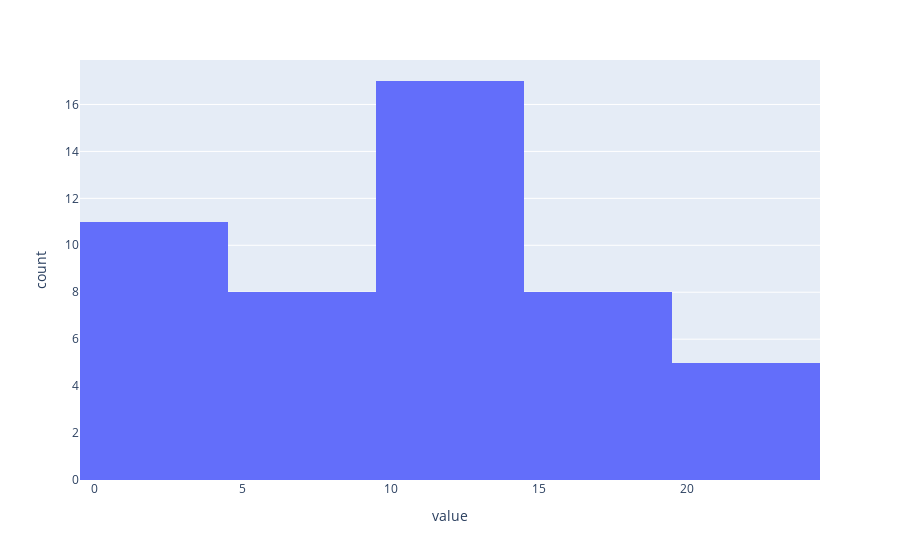

The cell this chart's notebook holds for it:
### Code cell
import plotly.express as px

last_session_df = roll_df[roll_df['time'] > datetime(2021,5,28)]
print(len(last_session_df))

monti_df =  last_session_df[last_session_df['character'] == 'Monti']
print(monti_df)

fig = px.histogram(last_session_df, x="value")
fig.show()

### Figure 1 — Plotly figure (JSON) as saved in the notebook; plotly's stock layout.template omitted (floating-point values rounded to 4 significant figures)
{"data": [{"alignmentgroup": "True", "bingroup": "x", "hovertemplate": "value=%{x}<br>count=%{y}<extra></extra>", "legendgroup": "", "marker": {"color": "#636efa", "pattern": {"shape": ""}}, "name": "", "offsetgroup": "", "orientation": "v", "showlegend": false, "type": "histogram", "x": [4, 10, 10, 9, 16, 13, 2, 1, 8, 12, 18, 17, 15, 20, 5, 12, 3, 20, 12, 2, 5, 17, 3, 7, 13, 12, 11, 5, 11, 9, 2, 20, 1, 15, 3, 12, 2, 13, 2, 13, 8, 18, 20, 14, 12, 17, 11, 10, 20], "xaxis": "x", "yaxis": "y"}], "layout": {"barmode": "relative", "legend": {"tracegroupgap": 0}, "margin": {"t": 60}, "xaxis": {"anchor": "y", "domain": [0, 1], "title": {"text": "value"}}, "yaxis": {"anchor": "x", "domain": [0, 1], "title": {"text": "count"}}}}
